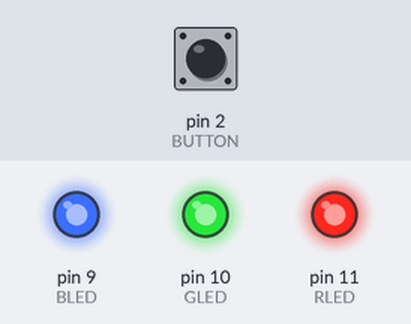
Recording of a sketch running on a simulated Arduino Uno, built with avr-gcc and run on an emulated ATmega328P. On the bench: output pins drawn as LEDs (lit = HIGH). The test bench sets the inputs (shaded band); at power-on: pin 2 (BUTTON) LOW.

Above: at 1.2 s.
1.3 s: pin 2 (BUTTON) pulled HIGH for 0.15 s
At 2.4 s:
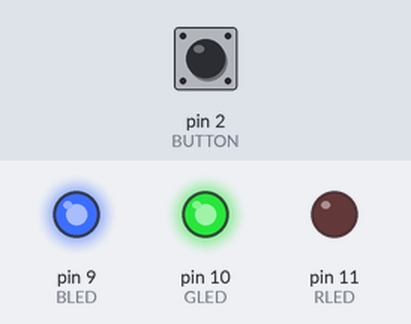
2.9 s: pin 2 (BUTTON) pulled HIGH for 1 s
At 3.6 s:
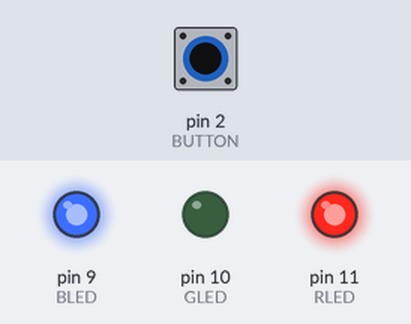
5.4 s: pin 2 (BUTTON) pulled HIGH for 0.15 s
At 6.6 s:
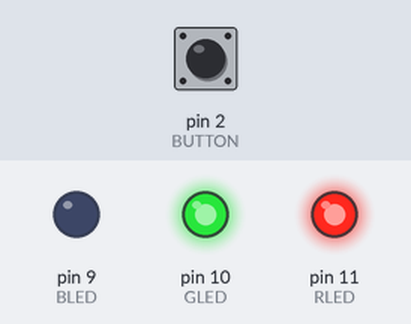
7.0 s: pin 2 (BUTTON) pulled HIGH for 3.2 s
At 7.9 s:
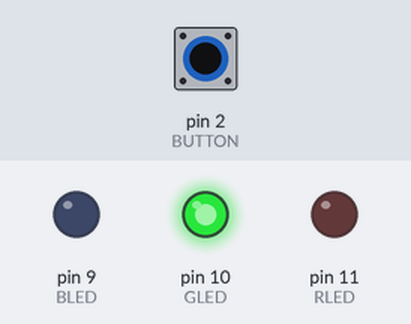
11.7 s: pin 2 (BUTTON) pulled HIGH for 0.15 s
At 12.7 s:
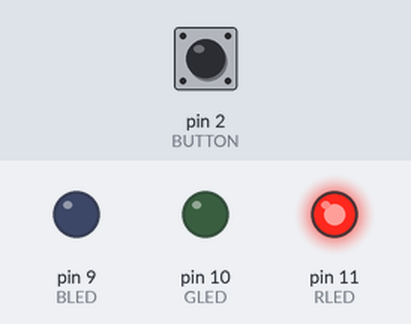
13.3 s: pin 2 (BUTTON) pulled HIGH for 1 s
At 13.9 s:
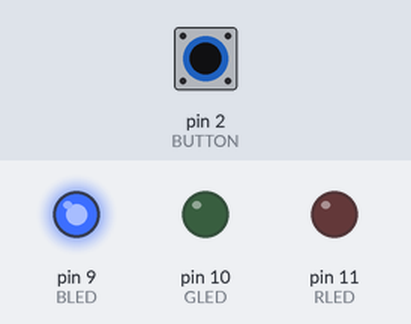
Timing chart, 0 to 16.3 s (numbered marks = the images above; inputs shaded):
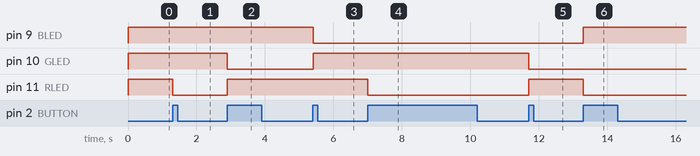

The sketch:

rgb-led.ino
```cpp
const int RLED  = 11;
const int GLED  = 10;
const int BLED  = 9;
const int BUTTON = 2;

boolean lastButton = LOW;
boolean currentButton = LOW;
int ledMode = 0;

void setup(){
  pinMode(RLED, OUTPUT);
  pinMode(GLED, OUTPUT);
  pinMode(BLED, OUTPUT);
  pinMode(BUTTON, INPUT);
}

boolean debounce(boolean prevValue){
  boolean currentValue = digitalRead(BUTTON);
  if(prevValue != currentValue){
    delay(5);
    currentValue = digitalRead(BUTTON);
  }
  return currentValue;
}

void lightLED(boolean rv, boolean gv, boolean bv){
  digitalWrite(RLED, !rv);
  digitalWrite(GLED, !gv);
  digitalWrite(BLED, !bv);
}

void setMode(int mode){
  switch(mode){
  case 1:
    lightLED(HIGH, LOW, LOW);
    break;

  case 2:
    lightLED(LOW, HIGH, LOW);
    break;

  case 3:
    lightLED(LOW, LOW, HIGH);
    break;

  case 4:
    lightLED(HIGH, LOW, HIGH);
    break;

  case 5:
    lightLED(LOW, HIGH, HIGH);
    break;

  case 6:
    lightLED(HIGH, HIGH, LOW);
    break;

  case 7:
    lightLED(HIGH, HIGH, HIGH);
    break;

  default:
    lightLED(LOW, LOW, LOW);
    break;
  }
}

void loop(){
  currentButton = debounce(lastButton);
  if(lastButton == LOW && currentButton == HIGH){
    ledMode++;
  }
  lastButton = currentButton;

  if(ledMode == 8) ledMode = 0;

  setMode(ledMode);
}
```

Measured:
- after the input at 1.3 s, pin 11 (RLED): HIGH → LOW at once
- after the input at 2.9 s, pin 10 (GLED): HIGH → LOW at once; pin 11 (RLED): LOW → HIGH at once
- after the input at 5.4 s, pin 9 (BLED): HIGH → LOW at once; pin 10 (GLED): LOW → HIGH at once
- after the input at 7.0 s, pin 11 (RLED): HIGH → LOW at once
- after the input at 11.7 s, pin 10 (GLED): HIGH → LOW at once; pin 11 (RLED): LOW → HIGH at once
- after the input at 13.3 s, pin 9 (BLED): LOW → HIGH at once; pin 11 (RLED): HIGH → LOW at once
